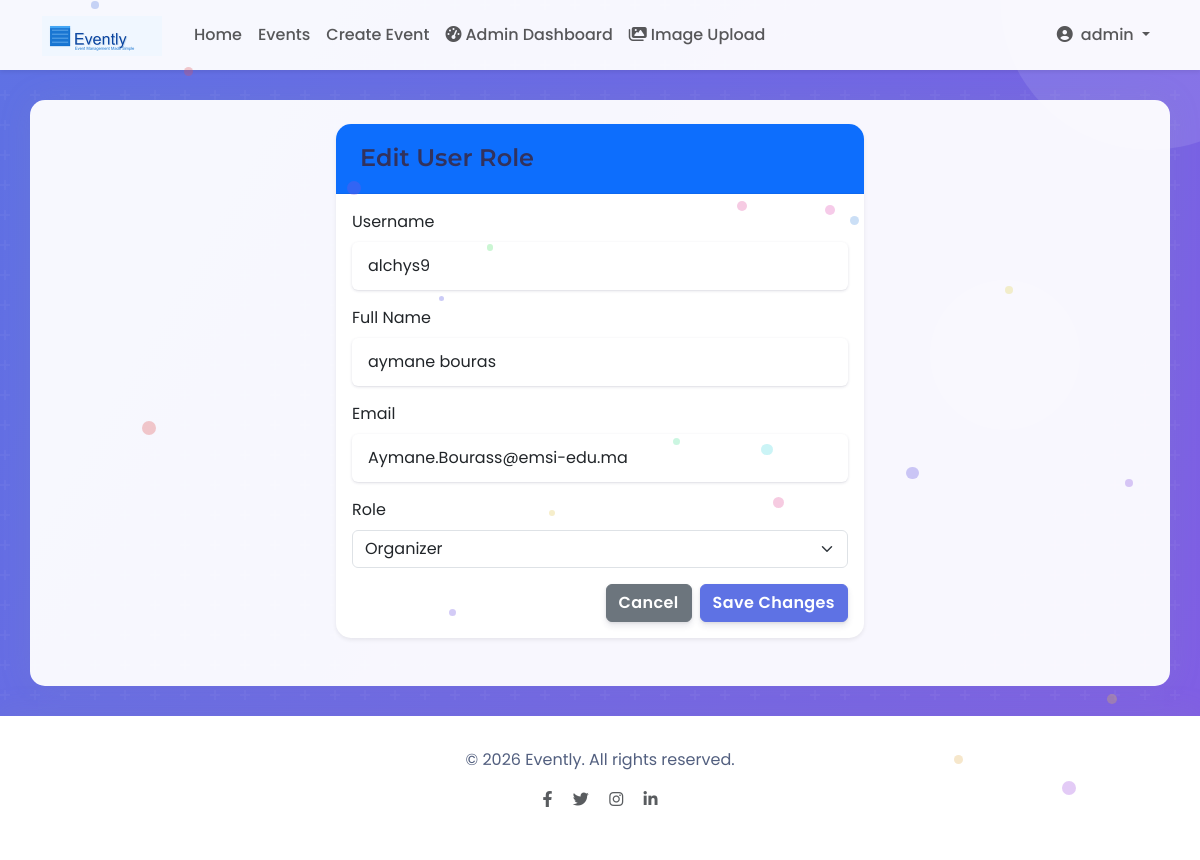
The page /dashboard/edit-user-role/4/ (signed in) on the database as committed earlier.
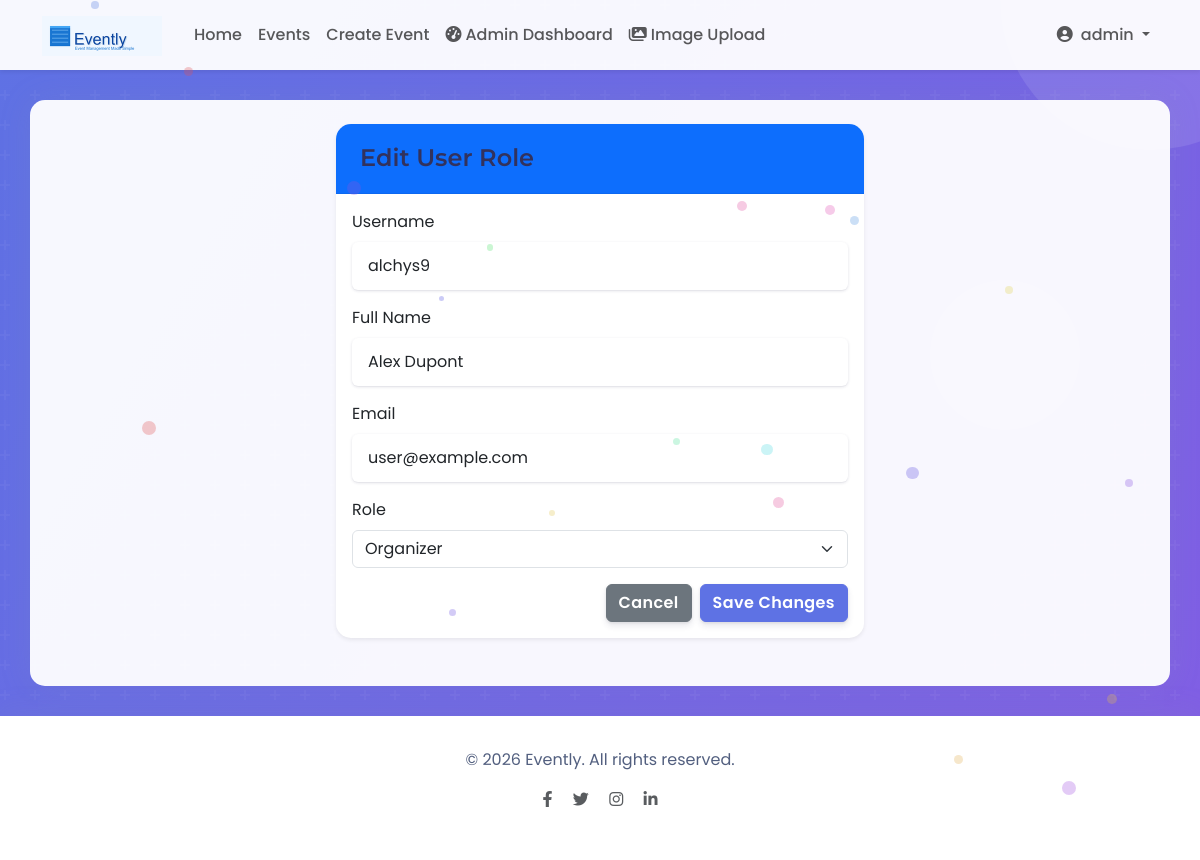
The same page on the database as committed later.
### events/models.py (models this page shows, shortened)
class UserProfile(models.Model):
    user = models.OneToOneField(User, on_delete=models.CASCADE, related_name='profile')
    bio = models.TextField(blank=True)
    profile_picture = models.ImageField(upload_to='profile_pics/', blank=True, null=True)
    phone_number = models.CharField(max_length=20, blank=True, null=True)
    role = models.CharField(max_length=20, choices=ROLE_CHOICES, default='participant')
    created_at = models.DateTimeField(auto_now_add=True)
    updated_at = models.DateTimeField(auto_now=True)

### events/admin_views.py (the view)
# urls.py: path('dashboard/edit-user-role/<int:user_id>/', admin_views.edit_user_role, name='edit_user_role'),
@login_required
@user_passes_test(is_admin_or_organizer)
def edit_user_role(request, user_id):
    try:
        user_profile = UserProfile.objects.get(user_id=user_id)
        context = {
            'user_profile': user_profile,
            'title': 'Edit User Role'
        }
        return render(request, 'events/edit_user_role.html', context)
    except UserProfile.DoesNotExist:
        messages.error(request, 'User profile not found.')
        return redirect('admin_dashboard')

### events/admin_views.py (called while the page is built)
def is_admin_or_organizer(user):
    if user.is_authenticated:
        if user.is_superuser or user.is_staff:
            return True
        if hasattr(user, 'profile'):
            return 'admin' in user.profile.role or 'organizer' in user.profile.role
    return False

### templates/events/edit_user_role.html (shortened to what this page needs)
{% extends "events/base.html" %}
{% load static %}
{% block content %}
<div class="row">
    <div class="col-md-6 mx-auto">
        <div class="card shadow-sm mb-4">
            <div class="card-header bg-primary text-white">
                <h4 class="mb-0">Edit User Role</h4>
            </div>
            <div class="card-body">
                <form method="POST" action="{% url 'update_user_role' %}">
                    <div class="mb-3">
                        <label class="form-label">Username</label>
                        <input type="text" class="form-control" value="{{ user_profile.user.username }}" readonly>
                    </div>
                    <div class="mb-3">
                        <label class="form-label">Full Name</label>
                        <input type="text" class="form-control" value="{{ user_profile.user.get_full_name }}" readonly>
                    </div>
                    <div class="mb-3">
                        <label class="form-label">Email</label>
                        <input type="email" class="form-control" value="{{ user_profile.user.email }}" readonly>
                    </div>
                    <div class="mb-3">
                        <label for="role" class="form-label">Role</label>
                        <select class="form-select" id="role" name="role">
                            <option value="organizer" {% if user_profile.role == 'organizer' %}selected{% endif %}>Organizer</option>
                        </select>
                    </div>
                    <div class="d-grid gap-2 d-md-flex justify-content-md-end">
                        <a href="{% url 'admin_dashboard' %}" class="btn btn-secondary">Cancel</a>
                        <button type="submit" class="btn btn-primary">Save Changes</button>
                    </div>
                </form>
            </div>
        </div>
    </div>
</div>
{% endblock %}

Rows that differ between the two databases and show on the page:
changed UserProfile "Organizer": user.get_full_name "aymane bouras" → "Alex Dupont"; user.email "Aymane.Bourass@emsi-edu.ma" → "user@example.com"
